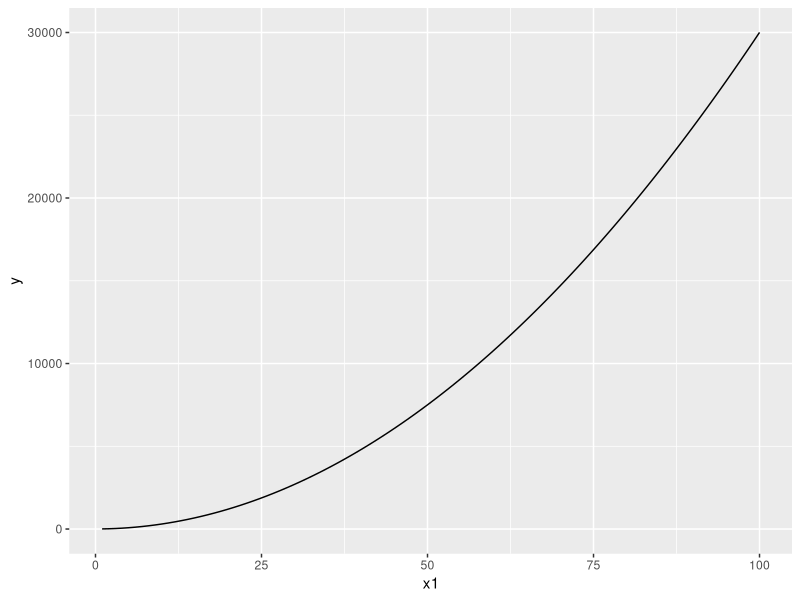
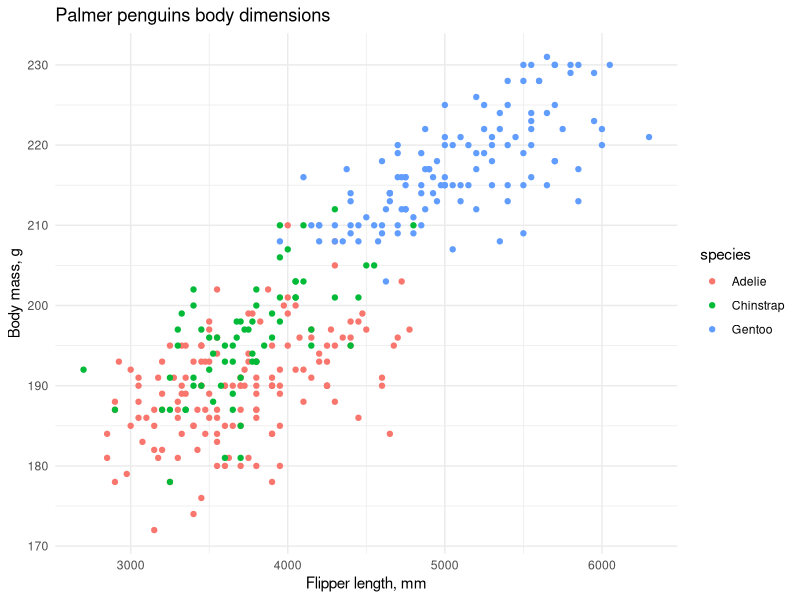
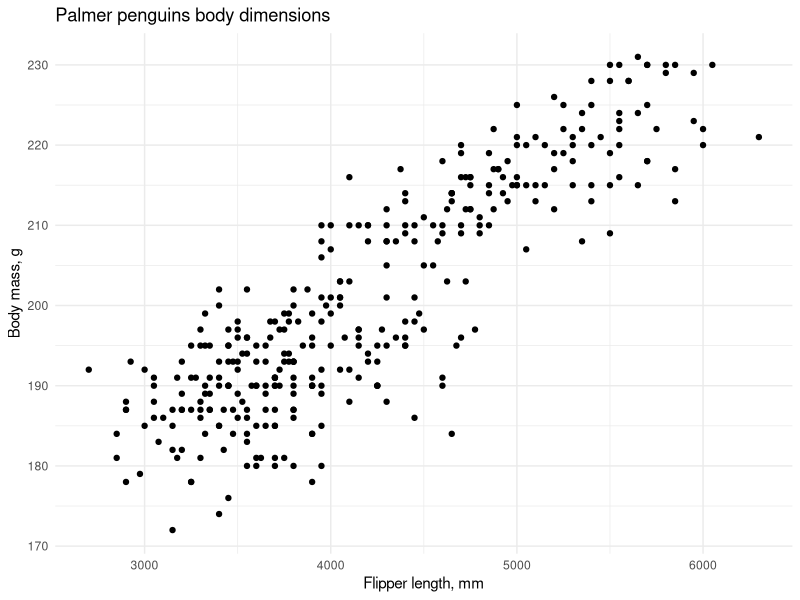

Here is the R script that generated these plots, in order:
## ---- chunk 1
library(tidyverse)
library(palmerpenguins)
## ---- chunk 2
fx = function(x){3 * x^2 + 4}
# --- c(1, 100) creates a vector of two values 1 and 100; c = concatenate function
# --- data.frame - is required to create a table with variables & values
ggplot(data.frame(x1 = c(1, 100)), aes(x = x1)) + 
  geom_function(fun = fx)
## ---- chunk 3
#--- use expression for derivatives
fxyz = expression(2 * x * y + 3 * (x^2) * (z^3))

#--- partial derivative function with respect to y
dfdy = D(fxyz, 'y')

dfdy
## ---- chunk 4
library(tidyverse)
library(palmerpenguins)
## ---- chunk 5
# --- aes is reserved to mapping variable to chart estetics, based on the chart variable.
# --- if the changes are not based on a variable it should be outside the aes

ggplot(data.frame(penguins), aes(x = body_mass_g, 
                                 y = flipper_length_mm, 
                                 color = species)) +
  geom_point() +
  labs(x = "Flipper length, mm", 
       y = "Body mass, g", 
       title = "Palmer penguins body dimensions")+
  theme_minimal()

## ---- chunk 6
# --- aes is reserved to mapping variable to chart estetics, based on the chart variable.
# --- if the changes are not based on a variable it should be outside the aes

ggplot(data.frame(penguins), aes(x = body_mass_g, 
                                 y = flipper_length_mm), 
       color="red") +
  geom_point() +
  labs(x = "Flipper length, mm", 
       y = "Body mass, g", 
       title = "Palmer penguins body dimensions") +
  theme_minimal()
